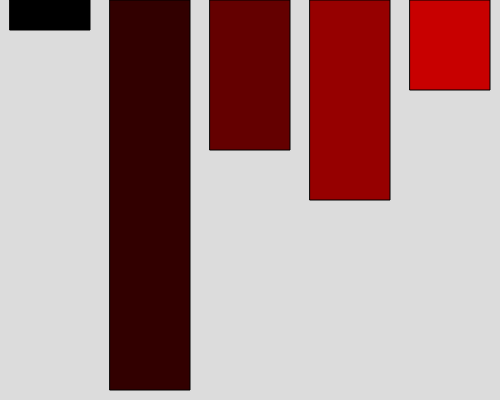
Frame 1 (no input)
Frame 60 (no input): identical to frame 1, image omitted
Frame 120 (the mouse pressed at the canvas centre since frame 60): identical to frame 1, image omitted

The p5.js sketch that drew this single still picture (run headless with seeded random() and noise() and a simulated clock; from frame 60 on, the mouse is pressed at the canvas centre):

// p5.js sketch
// ── sketch.js
let werte = [30, 390, 150, 200, 90];

function setup() {
  createCanvas(500, 400);
}

function draw() {
  background(220);

  for(let i = 0; i < werte.length; i++){
    fill(i * 50, 0, 0);
    rect(10 + i*100, 0, 80, werte[i]);
  }

}
